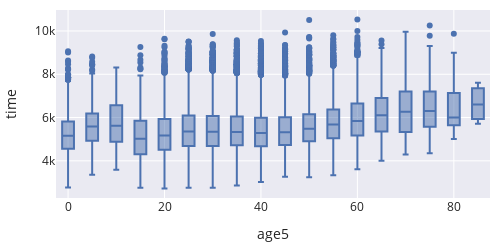

Notebook cell for this chart:
### Markdown cell above
*Example: Race Times in the Cherry Blossom Ten-Mile Run.*
Let's return to the data of Cherry Blossom race times.
Earlier in this chapter, we made this box plot of race times against runner
age.

### Code cell
times = (
    df.assign(age5=df['age'] // 5 * 5)
)
px.box(times, x='age5', y='time', width=500, height=250)

### Figure 1 — Plotly figure (JSON) as saved in the notebook; plotly's stock layout.template omitted (floating-point values rounded to 4 significant figures; data arrays with more than 128 entries replaced by an {"elided": "..."} marker saying what was removed)
{"data": [{"alignmentgroup": "True", "hovertemplate": "age5=%{x}<br>time=%{y}<extra></extra>", "legendgroup": "", "marker": {"color": "rgb(76,114,176)"}, "name": "", "notched": false, "offsetgroup": "", "orientation": "v", "showlegend": false, "type": "box", "x": {"elided": "70070 int values"}, "x0": " ", "xaxis": "x", "y": {"elided": "70070 int values"}, "y0": " ", "yaxis": "y"}], "layout": {"boxmode": "group", "height": 250, "legend": {"tracegroupgap": 0}, "width": 500, "xaxis": {"anchor": "y", "autorange": true, "domain": [0, 1], "range": [-2.5, 87.5], "title": {"text": "age5"}, "type": "linear"}, "yaxis": {"anchor": "x", "autorange": true, "domain": [0, 1], "range": [2280.0, 10970.0], "title": {"text": "time"}, "type": "linear"}}}
